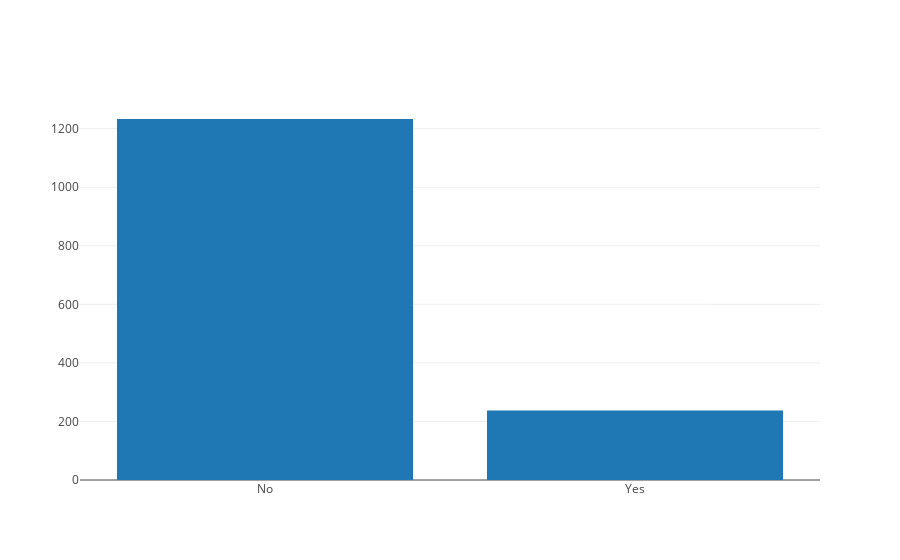

This figure's notebook cell:
### Code cell
# Plotting the number of Yes and No
data = [go.Bar( x=attrition["Attrition"].value_counts().index.values,
                y=attrition["Attrition"].value_counts().values
              )]

py.iplot(data, filename='yes-and-no')

### Figure 1 — Plotly figure (JSON) as saved in the notebook; plotly's stock layout.template omitted (floating-point values rounded to 4 significant figures)
{"data": [{"type": "bar", "uid": "e9f5db59-53c9-48d1-93b1-67d75b4211e7", "x": ["No", "Yes"], "y": [1233, 237]}], "layout": {}}
